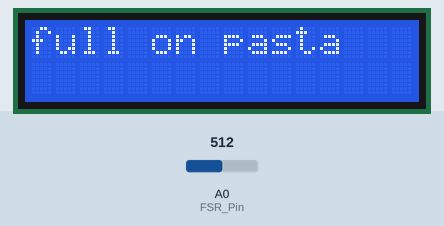
Recording of a sketch running on a simulated Arduino Uno, built with avr-gcc and run on an emulated ATmega328P. On the bench: 16×2 character LCD. Inputs (shaded band) come from the test bench; at power-on: A0 (FSR_Pin) = 512.

Above: at 1.2 s.
1.3 s: A0 (FSR_Pin) set to 409
2.8 s: A0 (FSR_Pin) set to 383
At 3.8 s:
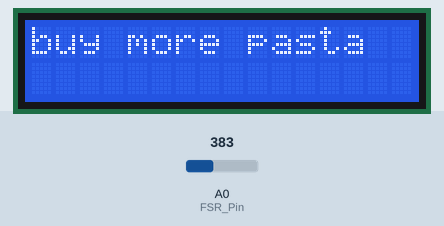
4.3 s: A0 (FSR_Pin) set to 410
At 4.7 s:
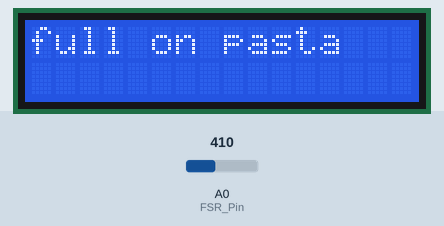
5.8 s: A0 (FSR_Pin) set to 390
At 6.7 s:
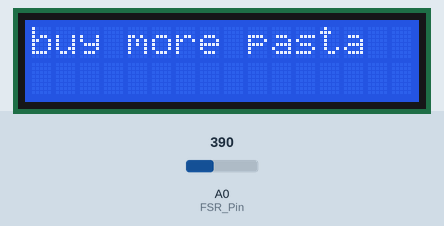
Timing chart, 0 to 8.4 s (numbered marks = the images above; inputs shaded):
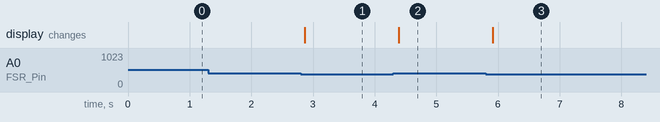

Measured:
- the behaviour switches between 401 and 400 on A0 (FSR_Pin) (found by bisection; images 0 and 1)
- after the input at 1.3 s, every drawn part: stays the same
- after the input at 2.8 s, the display: changes after 0.06 s (image 1)
- after the input at 4.3 s, the display: changes after 0.09 s (image 2)
- after the input at 5.8 s, the display: changes after 0.11 s (image 3)

The sketch:

pasta_code.ino
```cpp
int FSR_Pin =  A0;
#include <LiquidCrystal.h>
LiquidCrystal lcd(4, 5, 6, 7, 8, 9);
//analog pin
void setup()
{
  lcd.begin(16, 2);
}
void loop()
{
  int FSRReading = analogRead(FSR_Pin);
  lcd.clear();
  lcd.setCursor(0, 0);
  if (FSRReading <= 400)
  lcd.print("buy more pasta");
  else
  lcd.print("full on pasta");
  delay(250);
}
```
